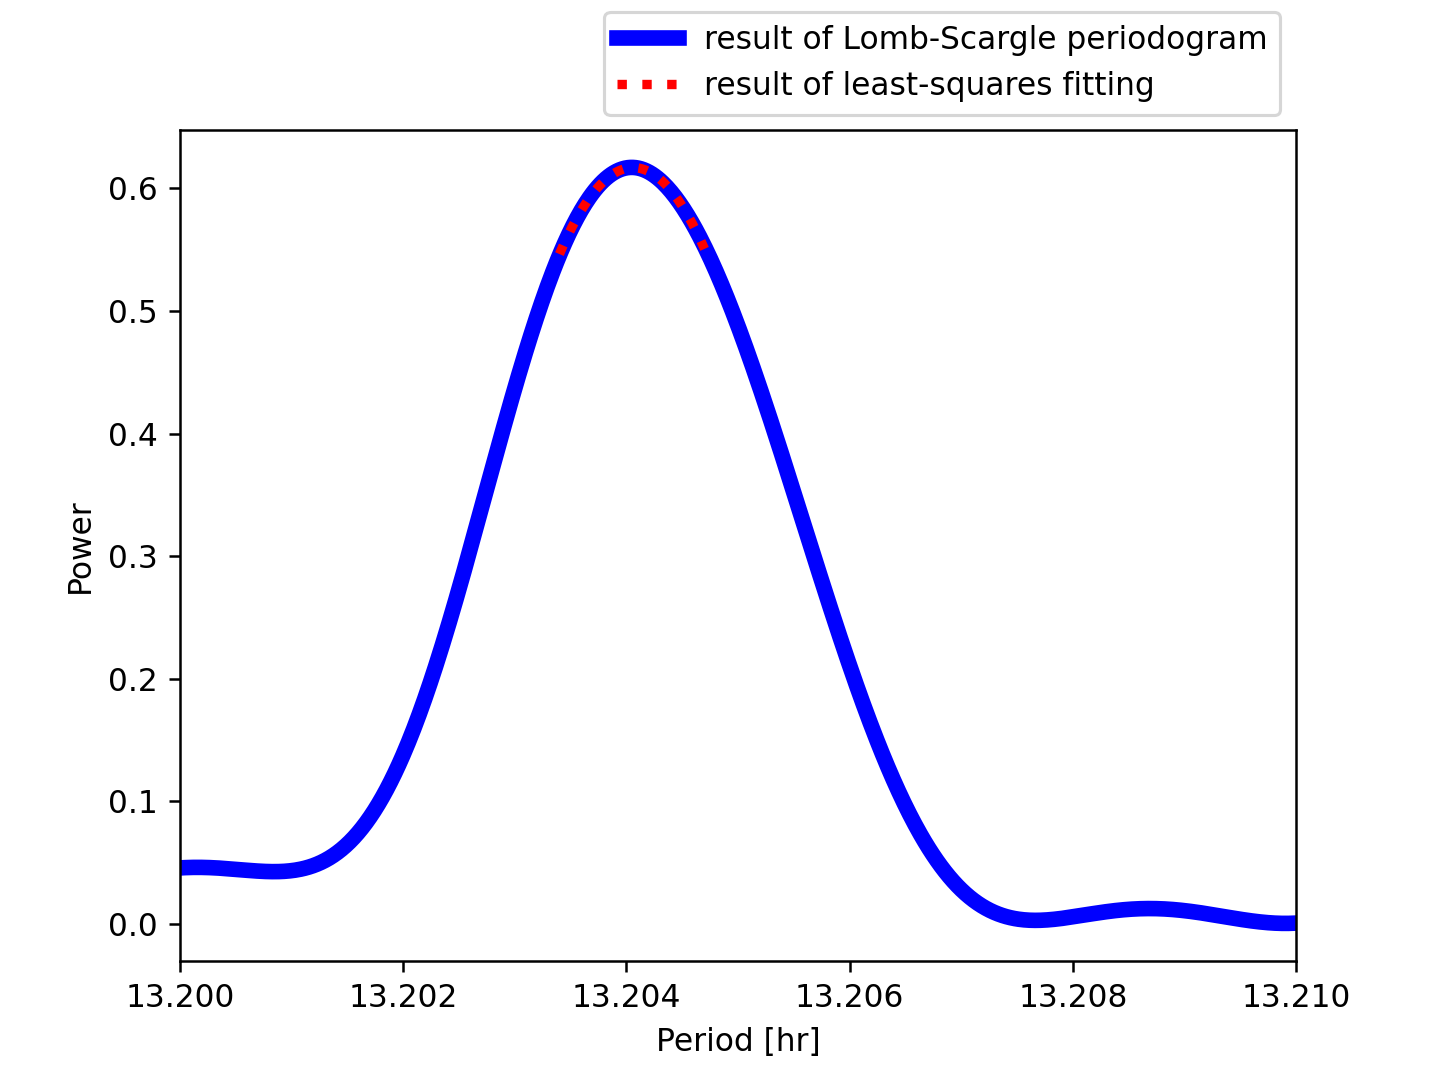

Python code for this plot:
#!/usr/pkg/bin/python3.9

#
# Time-stamp: <2022/12/04 21:14:35 (CST) daisuke>
#

# importing argparse module
import argparse

# importing matplotlib module
import matplotlib.figure
import matplotlib.backends.backend_agg

# importing numpy module
import numpy

# importing scipy module
import scipy.optimize

#
# command-line argument analysis
#

# constructing parser object
parser = argparse.ArgumentParser (description='plotting power spectrum')

# adding arguments
parser.add_argument ('-i', type=str, default="in.data", \
                     help='input data file name')
parser.add_argument ('-o', type=str, default="out.eps", \
                     help='output figure file name')
parser.add_argument ('-x1', type=float, default=0.0, \
                     help='minimum period to be plotted in hour')
parser.add_argument ('-x2', type=float, default=100.0, \
                     help='maximum period to be plotted in hour')
parser.add_argument ('-f1', type=float, default=1.0, \
                     help='minimum period to be used for fitting in hour')
parser.add_argument ('-f2', type=float, default=10.0, \
                     help='maximum period to be used for fitting in hour')
parser.add_argument ('-a', type=float, default=1.0, \
                     help='initial value of coefficient "a" (default: 1.0)')
parser.add_argument ('-b', type=float, default=1.0, \
                     help='initial value of coefficient "b" (default: 1.0)')
parser.add_argument ('-c', type=float, default=1.0, \
                     help='initial value of coefficient "c" (default: 1.0)')

# parsing arguments
args = parser.parse_args ()

#
# input parameters
#

# data file name
file_data = args.i

# output file name
file_fig = args.o

# minimum period to be plotted
per_min_hr = args.x1

# maximum period to be plotted
per_max_hr = args.x2

# minimum period to be used for fitting
fitting_min_hr = args.f1

# maximum period to be used for fitting
fitting_max_hr = args.f2

# coefficients
a = args.a
b = args.b
c = args.c

#
# reading data from file
#

# empty numpy arrays for storing data
data_freq    = numpy.array ([])
data_per_day = numpy.array ([])
data_per_hr  = numpy.array ([])
data_per_min = numpy.array ([])
data_power   = numpy.array ([])
fit_freq     = numpy.array ([])
fit_per_day  = numpy.array ([])
fit_per_hr   = numpy.array ([])
fit_per_min  = numpy.array ([])
fit_power    = numpy.array ([])

# opening file
with open (file_data, 'r') as fh:
    # reading file line-by-line
    for line in fh:
        # skipping line if the line starts with '#'
        if (line[0] == '#'):
            continue
        # removing line feed at the end of line
        line = line.strip ()
        # splitting data
        (freq_str, per_day_str, per_hr_str, per_min_str, power_str) \
            = line.split ()
        # conversion from string into float
        freq    = float (freq_str)
        per_day = float (per_day_str)
        per_hr  = float (per_hr_str)
        per_min = float (per_min_str)
        power   = float (power_str)
        # appending the data at the end of numpy arrays
        if ( (per_hr >= per_min_hr) and (per_hr <= per_max_hr) ):
            data_freq    = numpy.append (data_freq, freq)
            data_per_day = numpy.append (data_per_day, per_day)
            data_per_hr  = numpy.append (data_per_hr, per_hr)
            data_per_min = numpy.append (data_per_min, per_min)
            data_power   = numpy.append (data_power, power)
        if ( (per_hr >= fitting_min_hr) and (per_hr <= fitting_max_hr) ):
            fit_freq    = numpy.append (fit_freq, freq)
            fit_per_day = numpy.append (fit_per_day, per_day)
            fit_per_hr  = numpy.append (fit_per_hr, per_hr)
            fit_per_min = numpy.append (fit_per_min, per_min)
            fit_power   = numpy.append (fit_power, power)

#
# least-squares method
#

# function to be used for least-squares fitting
def func (x, a, b, c):
    y = -a * (x - b)**2 + c
    return y

# least-squares fitting using scipy.optimize.curve_fit
popt, pcov = scipy.optimize.curve_fit (func, fit_per_hr, fit_power, \
                                       p0=[a, b, c], maxfev=3000, \
                                       method='lm')

# fitted coefficients
print ("popt:")
print (popt)

# covariance matrix
print ("pcov:")
print (pcov)

# fitted a and b
a_fitted = popt[0]
b_fitted = popt[1]
c_fitted = popt[2]

# degree of freedom
dof = len (fit_per_hr) - 3
print (f"dof = {dof}")

# residual
residual = fit_power - func (fit_per_hr, a_fitted, b_fitted, c_fitted)
reduced_chi2 = (residual**2).sum () / dof
print (f"reduced chi^2 = {reduced_chi2}")

# errors of a and b
a_err = numpy.sqrt (pcov[0][0])
b_err = numpy.sqrt (pcov[1][1])
c_err = numpy.sqrt (pcov[2][2])
print (f"a = {a_fitted:15.8f} +/- {a_err:15.8f} ({a_err/a_fitted*100:8.4f} %)")
print (f"b = {b_fitted:15.8f} +/- {b_err:15.8f} ({b_err/b_fitted*100:8.4f} %)")
print (f"c = {c_fitted:15.8f} +/- {c_err:15.8f} ({c_err/c_fitted*100:8.4f} %)")

# fitted line
fitted_x = numpy.linspace (fitting_min_hr, fitting_max_hr, 10**3)
fitted_y = func (fitted_x, a_fitted, b_fitted, c_fitted)

#
# making a plot
#

# making objects "fig", "canvas", and "ax"
fig    = matplotlib.figure.Figure ()
canvas = matplotlib.backends.backend_agg.FigureCanvasAgg (fig)
ax     = fig.add_subplot (111)

# labels
ax.set_xlabel ('Period [hr]')
ax.set_ylabel ('Power')

# range
ax.set_xlim (per_min_hr, per_max_hr)

# plotting data
ax.plot (data_per_hr, data_power, \
         linestyle='-', linewidth=5, color='blue', \
         label='result of Lomb-Scargle periodogram')
ax.plot (fitted_x, fitted_y, \
         linestyle=':', linewidth=3, color='red', \
         label='result of least-squares fitting')
ax.legend (bbox_to_anchor=(1.0, 1.16), loc='upper right')

# saving the plot into a file
fig.savefig (file_fig, dpi=225)
